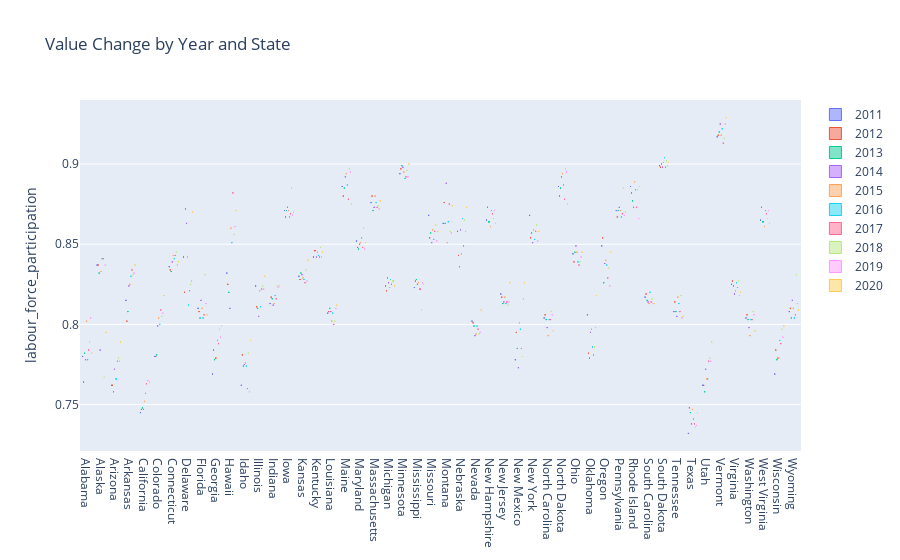

The notebook cell this image was saved under:
### Code cell
import pandas as pd
import plotly.graph_objs as go



# 将数据按照年份和州进行分组
grouped = df.groupby(['year', 'state'])["labour_force_participation"].sum().reset_index()

# 创建箱线图数据
data = []
for year in grouped['year'].unique():
    year_data = grouped[grouped['year'] == year]
    data.append(
        go.Box(
            x=year_data['state'],
            y=year_data["labour_force_participation"],
            name=str(year),
            boxpoints='outliers',
            marker=dict(
                size=3
            ),
            line=dict(
                width=1
            )
        )
    )

# 标记最高、最低和中位数值
for i in range(len(data)):
    year_data = grouped[grouped['year'] == data[i]['name']]
    max_value = year_data["labour_force_participation"].max()
    min_value = year_data["labour_force_participation"].min()
    median_value = year_data["labour_force_participation"].median()

    data[i]['text'] = ['Max: {}<br>Min: {}<br>Median: {}'.format(max_value, min_value, median_value)] * len(year_data)

# 创建布局
layout = go.Layout(
    title='Value Change by Year and State',
    yaxis=dict(
        title="labour_force_participation"
    ),
    boxmode='group',
    boxgroupgap=0.2
)

# 创建图表
fig = go.Figure(data=data, layout=layout)

# 显示图表
fig.show()

### Figure 1 — Plotly figure (JSON) as saved in the notebook; plotly's stock layout.template omitted (floating-point values rounded to 4 significant figures)
{"data": [{"boxpoints": "outliers", "line": {"width": 1}, "marker": {"size": 3}, "name": "2011", "text": [], "type": "box", "x": ["Alabama", "Alaska", "Arizona", "Arkansas", "California", "Colorado", "Connecticut", "Delaware", "Florida", "Georgia", "Hawaii", "Idaho", "Illinois", "Indiana", "Iowa", "Kansas", "Kentucky", "Louisiana", "Maine", "Maryland", "Massachusetts", "Michigan", "Minnesota", "Mississippi", "Missouri", "Montana", "Nebraska", "Nevada", "New Hampshire", "New Jersey", "New Mexico", "New York", "North Carolina", "North Dakota", "Ohio", "Oklahoma", "Oregon", "Pennsylvania", "Rhode Island", "South Carolina", "South Dakota", "Tennessee", "Texas", "Utah", "Vermont", "Virginia", "Washington", "West Virginia", "Wisconsin", "Wyoming"], "y": [0.78, 0.837, 0.762, 0.815, 0.745, 0.78, 0.836, 0.842, 0.81, 0.769, 0.832, 0.762, 0.824, 0.813, 0.871, 0.83, 0.842, 0.807, 0.886, 0.852, 0.876, 0.824, 0.894, 0.823, 0.868, 0.863, 0.858, 0.802, 0.865, 0.819, 0.778, 0.868, 0.804, 0.886, 0.844, 0.806, 0.849, 0.871, 0.886, 0.817, 0.899, 0.808, 0.732, 0.762, 0.917, 0.825, 0.804, 0.865, 0.769, 0.808]}, {"boxpoints": "outliers", "line": {"width": 1}, "marker": {"size": 3}, "name": "2012", "text": [], "type": "box", "x": ["Alabama", "Alaska", "Arizona", "Arkansas", "California", "Colorado", "Connecticut", "Delaware", "Florida", "Georgia", "Hawaii", "Idaho", "Illinois", "Indiana", "Iowa", "Kansas", "Kentucky", "Louisiana", "Maine", "Maryland", "Massachusetts", "Michigan", "Minnesota", "Mississippi", "Missouri", "Montana", "Nebraska", "Nevada", "New Hampshire", "New Jersey", "New Mexico", "New York", "North Carolina", "North Dakota", "Ohio", "Oklahoma", "Oregon", "Pennsylvania", "Rhode Island", "South Carolina", "South Dakota", "Tennessee", "Texas", "Utah", "Vermont", "Virginia", "Washington", "West Virginia", "Wisconsin", "Wyoming"], "y": [0.764, 0.837, 0.762, 0.802, 0.747, 0.78, 0.834, 0.82, 0.808, 0.784, 0.825, 0.781, 0.811, 0.817, 0.867, 0.828, 0.846, 0.808, 0.88, 0.848, 0.88, 0.821, 0.897, 0.827, 0.854, 0.876, 0.843, 0.801, 0.873, 0.817, 0.795, 0.854, 0.806, 0.88, 0.839, 0.782, 0.854, 0.867, 0.882, 0.819, 0.898, 0.814, 0.748, 0.762, 0.918, 0.827, 0.806, 0.873, 0.784, 0.81]}, {"boxpoints": "outliers", "line": {"width": 1}, "marker": {"size": 3}, "name": "2013", "text": [], "type": "box", "x": ["Alabama", "Alaska", "Arizona", "Arkansas", "California", "Colorado", "Connecticut", "Delaware", "Florida", "Georgia", "Hawaii", "Idaho", "Illinois", "Indiana", "Iowa", "Kansas", "Kentucky", "Louisiana", "Maine", "Maryland", "Massachusetts", "Michigan", "Minnesota", "Mississippi", "Missouri", "Montana", "Nebraska", "Nevada", "New Hampshire", "New Jersey", "New Mexico", "New York", "North Carolina", "North Dakota", "Ohio", "Oklahoma", "Oregon", "Pennsylvania", "Rhode Island", "South Carolina", "South Dakota", "Tennessee", "Texas", "Utah", "Vermont", "Virginia", "Washington", "West Virginia", "Wisconsin", "Wyoming"], "y": [0.782, 0.832, 0.758, 0.808, 0.748, 0.781, 0.833, 0.872, 0.804, 0.778, 0.82, 0.774, 0.81, 0.816, 0.871, 0.832, 0.846, 0.81, 0.885, 0.847, 0.871, 0.829, 0.899, 0.828, 0.857, 0.863, 0.836, 0.799, 0.864, 0.813, 0.785, 0.857, 0.803, 0.885, 0.845, 0.779, 0.826, 0.871, 0.877, 0.815, 0.9, 0.808, 0.745, 0.758, 0.92, 0.824, 0.803, 0.864, 0.778, 0.804]}, {"boxpoints": "outliers", "line": {"width": 1}, "marker": {"size": 3}, "name": "2014", "text": [], "type": "box", "x": ["Alabama", "Alaska", "Arizona", "Arkansas", "California", "Colorado", "Connecticut", "Delaware", "Florida", "Georgia", "Hawaii", "Idaho", "Illinois", "Indiana", "Iowa", "Kansas", "Kentucky", "Louisiana", "Maine", "Maryland", "Massachusetts", "Michigan", "Minnesota", "Mississippi", "Missouri", "Montana", "Nebraska", "Nevada", "New Hampshire", "New Jersey", "New Mexico", "New York", "North Carolina", "North Dakota", "Ohio", "Oklahoma", "Oregon", "Pennsylvania", "Rhode Island", "South Carolina", "South Dakota", "Tennessee", "Texas", "Utah", "Vermont", "Virginia", "Washington", "West Virginia", "Wisconsin", "Wyoming"], "y": [0.778, 0.784, 0.772, 0.824, 0.747, 0.799, 0.839, 0.863, 0.815, 0.779, 0.81, 0.775, 0.805, 0.812, 0.873, 0.831, 0.842, 0.808, 0.892, 0.85, 0.873, 0.826, 0.898, 0.825, 0.851, 0.888, 0.859, 0.793, 0.864, 0.814, 0.773, 0.851, 0.798, 0.892, 0.849, 0.795, 0.838, 0.873, 0.873, 0.814, 0.898, 0.805, 0.738, 0.772, 0.925, 0.819, 0.798, 0.864, 0.779, 0.815]}, {"boxpoints": "outliers", "line": {"width": 1}, "marker": {"size": 3}, "name": "2015", "text": [], "type": "box", "x": ["Alabama", "Alaska", "Arizona", "Arkansas", "California", "Colorado", "Connecticut", "Delaware", "Florida", "Georgia", "Hawaii", "Idaho", "Illinois", "Indiana", "Iowa", "Kansas", "Kentucky", "Louisiana", "Maine", "Maryland", "Massachusetts", "Michigan", "Minnesota", "Mississippi", "Missouri", "Montana", "Nebraska", "Nevada", "New Hampshire", "New Jersey", "New Mexico", "New York", "North Carolina", "North Dakota", "Ohio", "Oklahoma", "Oregon", "Pennsylvania", "Rhode Island", "South Carolina", "South Dakota", "Tennessee", "Texas", "Utah", "Vermont", "Virginia", "Washington", "West Virginia", "Wisconsin", "Wyoming"], "y": [0.802, 0.833, 0.766, 0.825, 0.752, 0.804, 0.843, 0.842, 0.81, 0.779, 0.86, 0.776, 0.821, 0.813, 0.871, 0.829, 0.845, 0.802, 0.894, 0.851, 0.88, 0.823, 0.895, 0.826, 0.859, 0.851, 0.844, 0.794, 0.861, 0.817, 0.801, 0.859, 0.793, 0.894, 0.845, 0.797, 0.84, 0.871, 0.889, 0.813, 0.901, 0.817, 0.747, 0.766, 0.918, 0.821, 0.793, 0.861, 0.779, 0.81]}, {"boxpoints": "outliers", "line": {"width": 1}, "marker": {"size": 3}, "name": "2016", "text": [], "type": "box", "x": ["Alabama", "Alaska", "Arizona", "Arkansas", "California", "Colorado", "Connecticut", "Delaware", "Florida", "Georgia", "Hawaii", "Idaho", "Illinois", "Indiana", "Iowa", "Kansas", "Kentucky", "Louisiana", "Maine", "Maryland", "Massachusetts", "Michigan", "Minnesota", "Mississippi", "Missouri", "Montana", "Nebraska", "Nevada", "New Hampshire", "New Jersey", "New Mexico", "New York", "North Carolina", "North Dakota", "Ohio", "Oklahoma", "Oregon", "Pennsylvania", "Rhode Island", "South Carolina", "South Dakota", "Tennessee", "Texas", "Utah", "Vermont", "Virginia", "Washington", "West Virginia", "Wisconsin", "Wyoming"], "y": [0.778, 0.841, 0.766, 0.83, 0.757, 0.8, 0.841, 0.812, 0.804, 0.79, 0.851, 0.774, 0.811, 0.818, 0.867, 0.828, 0.843, 0.807, 0.887, 0.854, 0.876, 0.828, 0.891, 0.822, 0.853, 0.864, 0.866, 0.799, 0.871, 0.813, 0.797, 0.853, 0.803, 0.887, 0.839, 0.786, 0.837, 0.867, 0.884, 0.82, 0.904, 0.813, 0.741, 0.766, 0.922, 0.826, 0.803, 0.871, 0.79, 0.804]}, {"boxpoints": "outliers", "line": {"width": 1}, "marker": {"size": 3}, "name": "2017", "text": [], "type": "box", "x": ["Alabama", "Alaska", "Arizona", "Arkansas", "California", "Colorado", "Connecticut", "Delaware", "Florida", "Georgia", "Hawaii", "Idaho", "Illinois", "Indiana", "Iowa", "Kansas", "Kentucky", "Louisiana", "Maine", "Maryland", "Massachusetts", "Michigan", "Minnesota", "Mississippi", "Missouri", "Montana", "Nebraska", "Nevada", "New Hampshire", "New Jersey", "New Mexico", "New York", "North Carolina", "North Dakota", "Ohio", "Oklahoma", "Oregon", "Pennsylvania", "Rhode Island", "South Carolina", "South Dakota", "Tennessee", "Texas", "Utah", "Vermont", "Virginia", "Washington", "West Virginia", "Wisconsin", "Wyoming"], "y": [0.784, 0.841, 0.777, 0.834, 0.763, 0.809, 0.843, 0.821, 0.806, 0.788, 0.882, 0.76, 0.822, 0.816, 0.869, 0.826, 0.842, 0.8, 0.878, 0.848, 0.873, 0.825, 0.892, 0.822, 0.858, 0.875, 0.849, 0.797, 0.869, 0.814, 0.785, 0.858, 0.803, 0.878, 0.837, 0.781, 0.829, 0.869, 0.873, 0.814, 0.898, 0.808, 0.738, 0.777, 0.913, 0.823, 0.803, 0.869, 0.788, 0.806]}, {"boxpoints": "outliers", "line": {"width": 1}, "marker": {"size": 3}, "name": "2018", "text": [], "type": "box", "x": ["Alabama", "Alaska", "Arizona", "Arkansas", "California", "Colorado", "Connecticut", "Delaware", "Florida", "Georgia", "Hawaii", "Idaho", "Illinois", "Indiana", "Iowa", "Kansas", "Kentucky", "Louisiana", "Maine", "Maryland", "Massachusetts", "Michigan", "Minnesota", "Mississippi", "Missouri", "Montana", "Nebraska", "Nevada", "New Hampshire", "New Jersey", "New Mexico", "New York", "North Carolina", "North Dakota", "Ohio", "Oklahoma", "Oregon", "Pennsylvania", "Rhode Island", "South Carolina", "South Dakota", "Tennessee", "Texas", "Utah", "Vermont", "Virginia", "Washington", "West Virginia", "Wisconsin", "Wyoming"], "y": [0.789, 0.767, 0.779, 0.831, 0.765, 0.805, 0.845, 0.825, 0.831, 0.797, 0.856, 0.782, 0.824, 0.824, 0.885, 0.834, 0.848, 0.802, 0.897, 0.86, 0.874, 0.827, 0.896, 0.809, 0.862, 0.858, 0.865, 0.794, 0.866, 0.812, 0.78, 0.862, 0.808, 0.897, 0.839, 0.786, 0.835, 0.885, 0.884, 0.816, 0.902, 0.818, 0.736, 0.779, 0.916, 0.827, 0.808, 0.866, 0.797, 0.831]}, {"boxpoints": "outliers", "line": {"width": 1}, "marker": {"size": 3}, "name": "2019", "text": [], "type": "box", "x": ["Alabama", "Alaska", "Arizona", "Arkansas", "California", "Colorado", "Connecticut", "Delaware", "Florida", "Georgia", "Hawaii", "Idaho", "Illinois", "Indiana", "Iowa", "Kansas", "Kentucky", "Louisiana", "Maine", "Maryland", "Massachusetts", "Michigan", "Minnesota", "Mississippi", "Missouri", "Montana", "Nebraska", "Nevada", "New Hampshire", "New Jersey", "New Mexico", "New York", "North Carolina", "North Dakota", "Ohio", "Oklahoma", "Oregon", "Pennsylvania", "Rhode Island", "South Carolina", "South Dakota", "Tennessee", "Texas", "Utah", "Vermont", "Virginia", "Washington", "West Virginia", "Wisconsin", "Wyoming"], "y": [0.804, 0.837, 0.777, 0.832, 0.765, 0.807, 0.837, 0.827, 0.813, 0.792, 0.861, 0.758, 0.822, 0.823, 0.868, 0.827, 0.842, 0.81, 0.895, 0.847, 0.872, 0.827, 0.892, 0.826, 0.852, 0.857, 0.858, 0.795, 0.871, 0.814, 0.816, 0.852, 0.806, 0.895, 0.842, 0.798, 0.824, 0.868, 0.866, 0.813, 0.899, 0.804, 0.737, 0.777, 0.925, 0.818, 0.806, 0.871, 0.792, 0.813]}, {"boxpoints": "outliers", "line": {"width": 1}, "marker": {"size": 3}, "name": "2020", "text": [], "type": "box", "x": ["Alabama", "Alaska", "Arizona", "Arkansas", "California", "Colorado", "Connecticut", "Delaware", "Florida", "Georgia", "Hawaii", "Idaho", "Illinois", "Indiana", "Iowa", "Kansas", "Kentucky", "Louisiana", "Maine", "Maryland", "Massachusetts", "Michigan", "Minnesota", "Mississippi", "Missouri", "Montana", "Nebraska", "Nevada", "New Hampshire", "New Jersey", "New Mexico", "New York", "North Carolina", "North Dakota", "Ohio", "Oklahoma", "Oregon", "Pennsylvania", "Rhode Island", "South Carolina", "South Dakota", "Tennessee", "Texas", "Utah", "Vermont", "Virginia", "Washington", "West Virginia", "Wisconsin", "Wyoming"], "y": [0.782, 0.795, 0.789, 0.837, 0.764, 0.818, 0.839, 0.87, 0.806, 0.799, 0.871, 0.79, 0.83, 0.824, 0.87, 0.84, 0.845, 0.812, 0.875, 0.851, 0.877, 0.824, 0.9, 0.825, 0.858, 0.874, 0.873, 0.809, 0.863, 0.826, 0.826, 0.858, 0.796, 0.875, 0.845, 0.818, 0.845, 0.87, 0.886, 0.813, 0.901, 0.805, 0.745, 0.789, 0.929, 0.82, 0.796, 0.863, 0.799, 0.809]}], "layout": {"boxgroupgap": 0.2, "boxmode": "group", "title": {"text": "Value Change by Year and State"}, "yaxis": {"title": {"text": "labour_force_participation"}}}}
